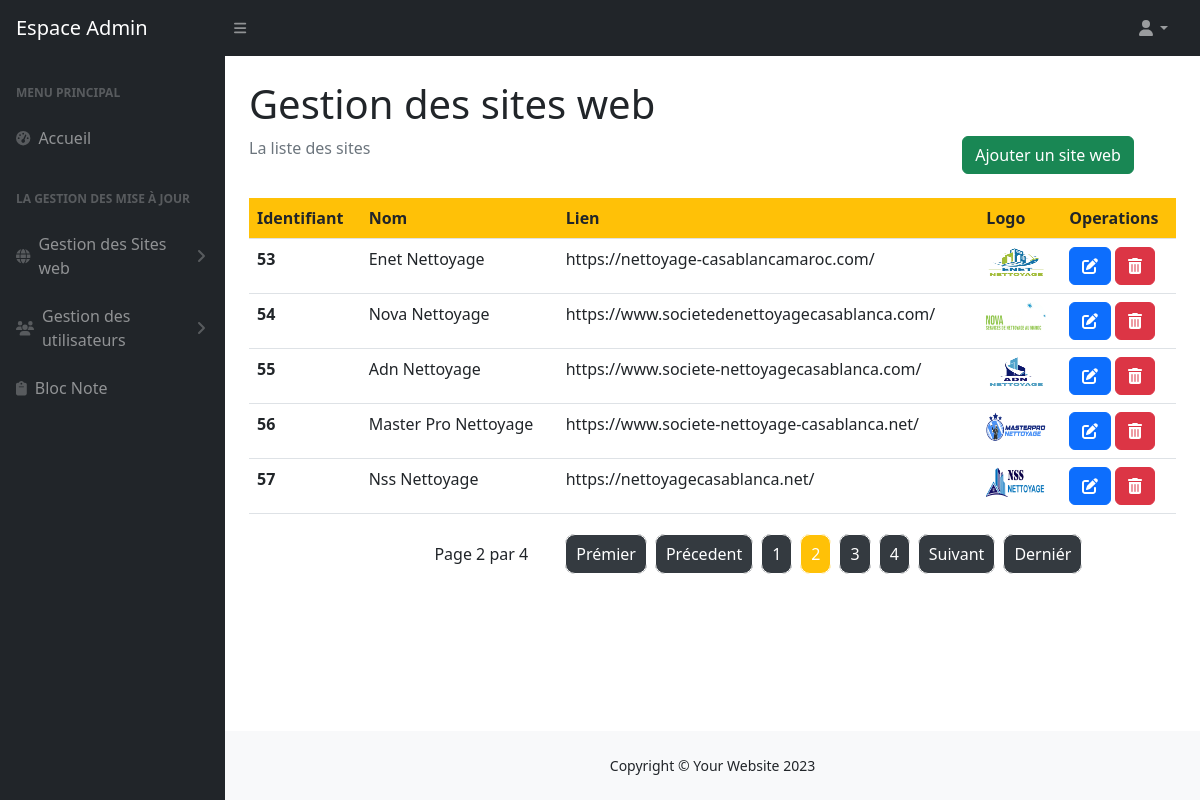
Screenshot of /gestion_siteweb.php?num_page=2 with the database file from the repository.
### tables this page shows
CREATE TABLE `site_web` (
  `id_site` int(11) NOT NULL,
  `nom_site` varchar(30) NOT NULL,
  `lien` varchar(100) NOT NULL,
  `date_creation` date NOT NULL DEFAULT current_timestamp(),
  `logo` varchar(150) NOT NULL
);

### script.php (called while the page is built, shortened)
<?php
$affiche_rows=5;
if(isset($_GET["num_page"])){
    $page=$_GET["num_page"]-1;
    $start=$page*$affiche_rows;
}
?>

### gestion_siteweb.php (the view, shortened to what this page needs)
<?php
include("include/header.php");?>
<?php
include("include/navbar.php");
include("include/sidenav.php");
?>
    <main>
        <div class="container-fluid px-4">
            <h1 class="mt-4">Gestion des sites web</h1>
            <div class="row">
            <div class="col-md-8">
                <ol class="breadcrumb mb-4">
                    <li class="breadcrumb-item active">La liste des sites</li>
                </ol>
            </div>
            <div class="col-md-3 ms-auto">
                <a class="btn btn-success ml-4 mb-4" href="ajoutersiteweb.php">Ajouter un site web</a>
            </div>
            </div>
            <form action="gestion_siteweb.php" method="post">
            <table class="table table-hover ">
                <thead >
                    <tr class="bg-warning">
                    <th id='hide' scope="col">Identifiant </th>
                    <th scope="col">Nom</th>
                    <th id='hide' scope="col">Lien </th>
                    <th scope="col">Logo</th>
                    <th scope="col">Operations</th>
                    </tr>
                </thead>
                <tbody>
                <?php
                   include("include/database.php");
                   include("script.php");
                   $req="select * from site_web limit $start,$affiche_rows";
                    $res=mysqli_query($con,$req);
                    if(mysqli_num_rows($res)>0)
                    {
                        while($rows=mysqli_fetch_assoc($res))
                        {
                            $id_site=$rows["id_site"];
                            $nom_site=$rows["nom_site"];
                            $lien_site=$rows["lien"];
                            $name_image=$rows["logo"];
                            echo
                            "
                            <tr>
                            <th scope='row' id='hide'>$id_site</th>
                            <td>$nom_site</td>
                            <td  id='hide' >$lien_site</td>
                            <td><img width='60px' height='30px' src='image/$name_image' alt='Erreur_img'></td>
                            <td id='operation'>
                            <a class='btn btn-primary' name='modifier' href='editer.php?updateid=$id_site'><i class='fa-solid fa-pen-to-square'></i></a>
                            <a class='btn btn-danger' name='supprimer' href='supprimer.php?deleteid=$id_site'><i class='fa-solid fa-trash-can'></i></a>
                            </td>
                            </tr>";
                            }
                    }
                ?>
                </tbody>
                </form>
            <?php include("include/pagination.php"); ?>
        </div>
    </main>
    <?php
    include("include/footer.php");
    include("include/script.php");
    ?>

### rows the page displays
site_web: id_site "53", nom_site "Enet Nettoyage", lien "https://nettoyage-casablancamaroc.com/", logo (picture)
site_web: id_site "54", nom_site "Nova Nettoyage", lien "https://www.societedenettoyagecasablanca.com/", logo (picture)
site_web: id_site "55", nom_site "Adn Nettoyage", lien "https://www.societe-nettoyagecasablanca.com/", logo (picture)
site_web: id_site "56", nom_site "Master Pro Nettoyage", lien "https://www.societe-nettoyage-casablanca.net/", logo (picture)
site_web: id_site "57", nom_site "Nss Nettoyage", lien "https://nettoyagecasablanca.net/", logo (picture)

### other values shown
$page "2"
$pages "4"
